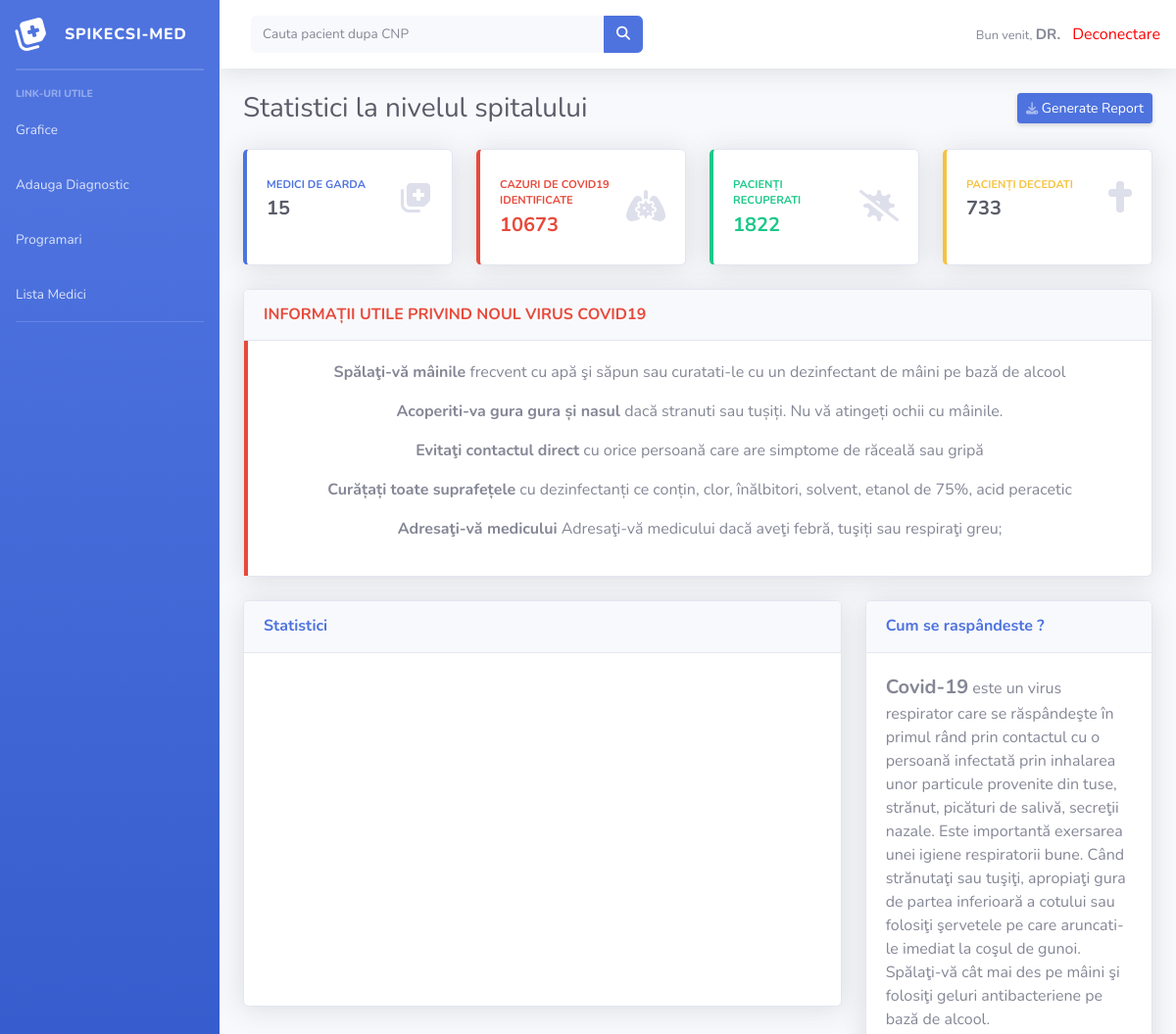
Before: /medic/index.php (signed in, upper part) with the older database file.
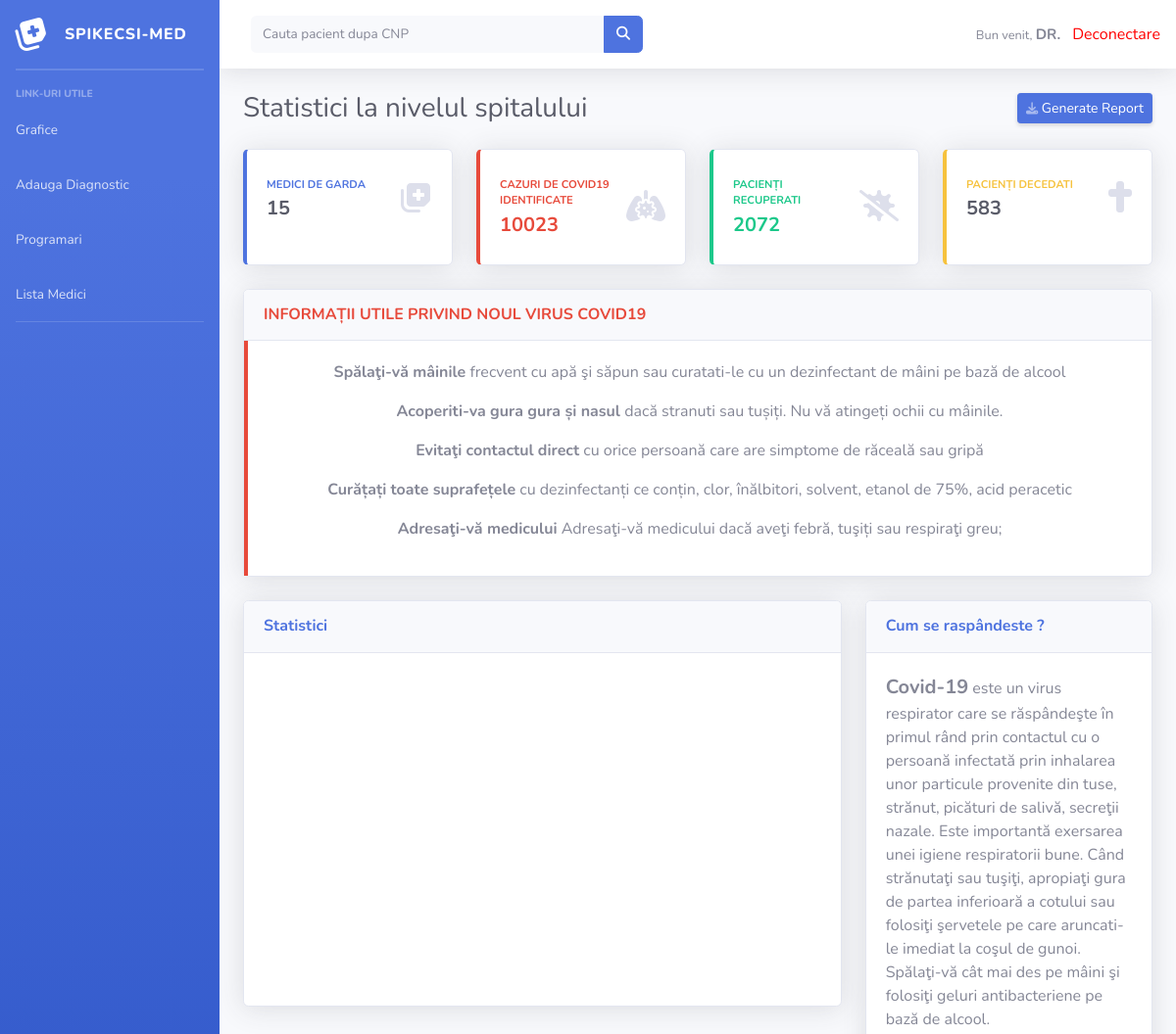
After: the same page with the newer database file.
### tables this page shows
CREATE TABLE `statistici` (
  `p_infectate` int(11) NOT NULL,
  `p_vindecate` int(11) NOT NULL,
  `p_decedate` int(11) NOT NULL,
  `p_testate` int(11) NOT NULL
);

### medic/components/small-stats.php (the view, shortened to what the changed rows need)
<?php
        function small_stats ()
        {
       $mysqli = new mysqli("localhost", 'root', '', 'licenta');
      $sql3 = "SELECT p_infectate from statistici";
      $result3 = mysqli_query($mysqli, $sql3);
      while($row3 = mysqli_fetch_assoc($result3)) {
            $pers_infectate=$row3['p_infectate'];
                              }
      $sql4 = "SELECT p_vindecate from statistici";
      $result4 = mysqli_query($mysqli, $sql4);
      while($row4 = mysqli_fetch_assoc($result4)) {
            $pers_vindecate=$row4['p_vindecate'];
                              }
      $sql5 = "SELECT p_decedate from statistici";
      $result5 = mysqli_query($mysqli, $sql5);
      while($row5 = mysqli_fetch_assoc($result5)) {
            $pers_decedate=$row5['p_decedate'];
                              }
            print '<div class="container-fluid">
          <div class="d-sm-flex align-items-center justify-content-between mb-4">
            <h1 class="h3 mb-0 text-gray-800">Statistici la nivelul spitalului</h1>
          </div>
          <div class="row">
            <div class="col-xl-3 col-md-6 mb-4">
              <div class="card border-left-danger shadow h-100 py-2">
                <div class="card-body">
                  <div class="row no-gutters align-items-center">
                    <div class="col mr-2">
                      <div class="text-xs font-weight-bold text-danger text-uppercase mb-1">Cazuri de COVID19 identificate</div>
                      <div class="h5 mb-0 font-weight-bold text-danger">'.$pers_infectate.'</div>
                    </div>
                  </div>
                </div>
              </div>
            </div>
            <div class="col-xl-3 col-md-6 mb-4">
              <div class="card border-left-success shadow h-100 py-2">
                <div class="card-body">
                  <div class="row no-gutters align-items-center">
                    <div class="col mr-2">
                      <div class="text-xs font-weight-bold text-success text-uppercase mb-1">Pacienți recuperati</div>
                      <div class="h5 mb-0 font-weight-bold text-success">'.$pers_vindecate.'</div>
                    </div>
                  </div>
                </div>
              </div>
            </div>
            <div class="col-xl-3 col-md-6 mb-4">
              <div class="card border-left-warning shadow h-100 py-2">
                <div class="card-body">
                  <div class="row no-gutters align-items-center">
                    <div class="col mr-2">
                      <div class="text-xs font-weight-bold text-warning text-uppercase mb-1">Pacienți decedati</div>
                      <div class="h5 mb-0 font-weight-bold text-gray-800">'.$pers_decedate.'</div>
                    </div>
                  </div>
                </div>
              </div>
            </div>
          </div>
                  <div class="chart-area">';
                require_once 'chart.php';
                 print ' </div>
        '
        ;
        }
?>

Changed rows visible on the page:
removed statistici: p_infectate "10673", p_vindecate "1822", p_decedate "733"
added statistici: p_infectate "10023", p_vindecate "2072", p_decedate "583"
